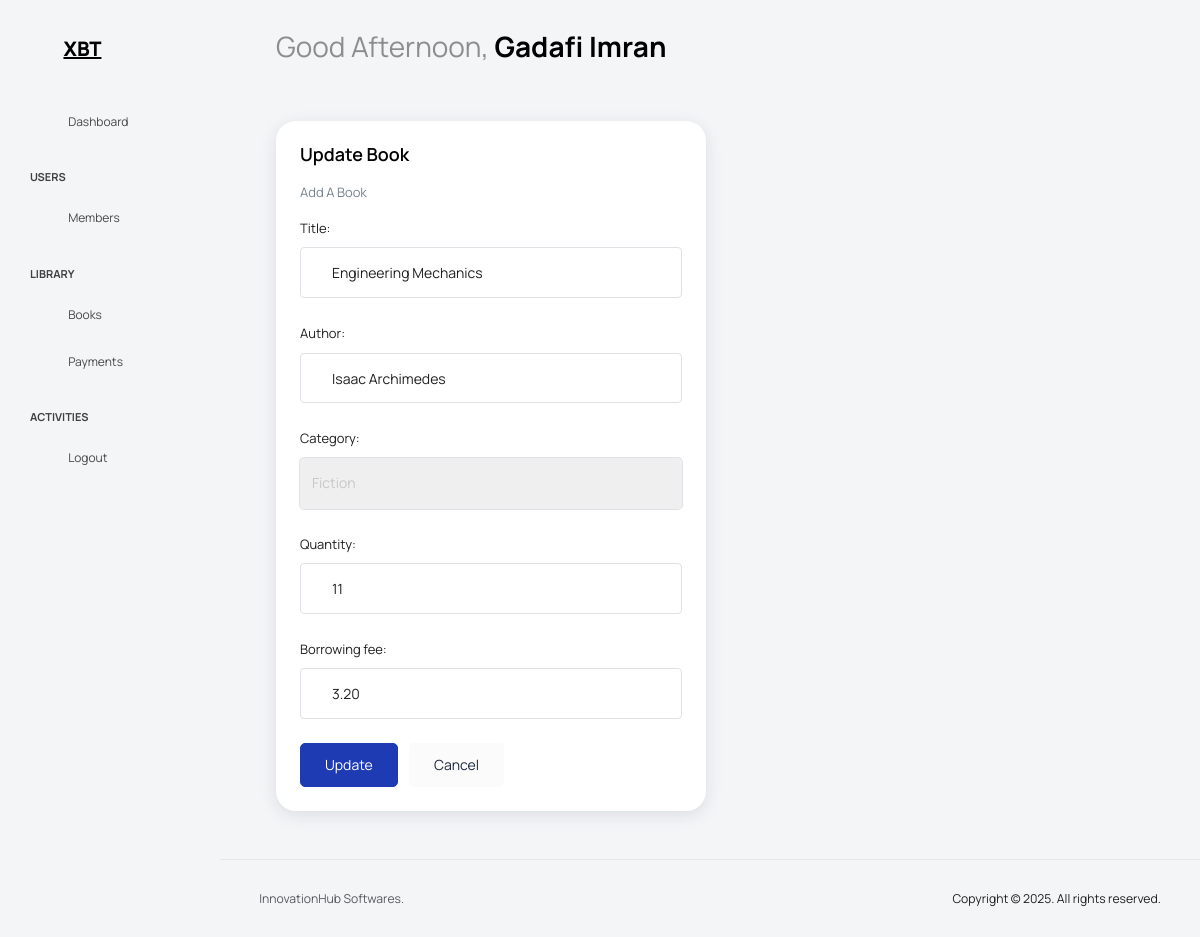
Before: /edit-book-details/book-d79aa0fb-3645-4d3c-b877-b1ca7cd0182d/ (signed in) with the older database file.
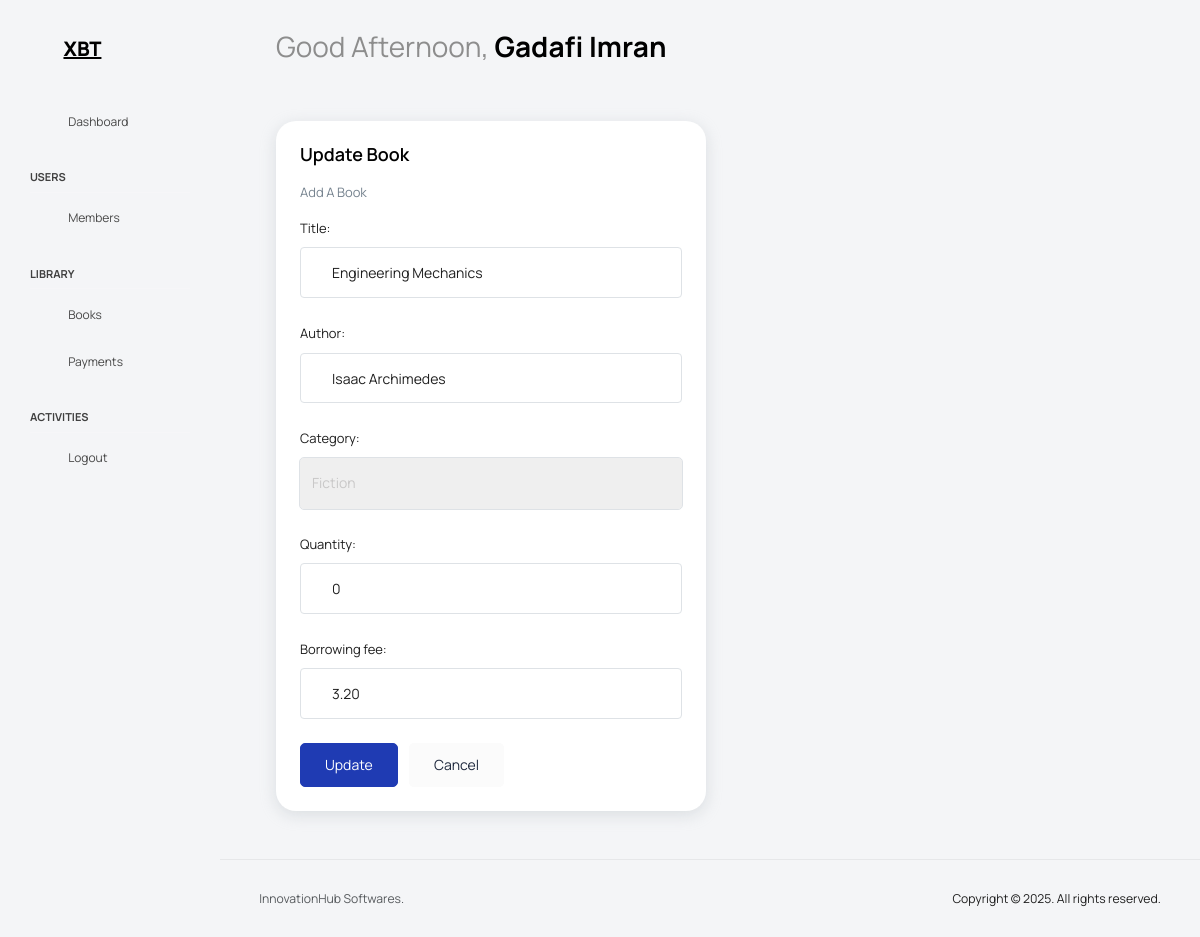
After: the same page with the newer database file.
### library/models.py (models this page shows, shortened)
class Book(AbstractBaseModel):
    title = models.CharField(max_length=100)
    author = models.CharField(max_length=100)
    category = models.CharField(max_length=20, choices=CATEGORY_CHOICES)
    quantity = models.PositiveIntegerField(default=0)
    borrowing_fee = models.DecimalField(
        max_digits=10, decimal_places=2, default=1.00, validators=[MinValueValidator(1.00)]
    )
    status = models.CharField(max_length=20, choices=STATUS_CHOICES, default="available")

### library/views.py (the view, shortened to what this page needs)
# urls.py: path("edit-book-details/<str:pk>/", UpdateBookDetailsView.as_view(), name="update-book"),
@method_decorator(login_required, name="dispatch")
class UpdateBookDetailsView(View):
    def get(self, request, *args, **kwargs):
        book = Book.objects.get(pk=kwargs["pk"])
        form = AddBookForm(instance=book)
        return render(request, "books/update-book.html", {"form": form, "book": book})

### library/forms.py
class AddBookForm(forms.ModelForm):
    title = forms.CharField(
        widget=forms.TextInput(attrs={"class": "form-control form-control-lg", "placeholder": "Enter Book Title"})
    )
    author = forms.CharField(
        widget=forms.TextInput(attrs={"class": "form-control form-control-lg", "placeholder": "Enter Book Author"})
    )
    category = forms.ChoiceField(
        choices=CATEGORY_CHOICES, widget=forms.Select(attrs={"class": "form-control form-control-lg"})
    )
    quantity = forms.IntegerField(
        widget=forms.NumberInput(attrs={"class": "form-control form-control-lg", "placeholder": "Enter Book Quantity"})
    )
    borrowing_fee = forms.DecimalField(
        widget=forms.NumberInput(attrs={"class": "form-control form-control-lg", "placeholder": "Enter Book Fee"})
    )
    class Meta:
        model = Book
        fields = ["title", "author", "category", "quantity", "borrowing_fee"]

### library/context_processors.py (called while the page is built)
def greeting(request):
    current_time = datetime.now().time()
    if current_time.hour < 12:
        greeting = "Morning"
    elif current_time.hour < 16:
        greeting = "Afternoon"
    else:
        greeting = "Evening"
    return {"greeting": greeting}

### templates/books/update-book.html (shortened to what this page needs)
{% extends 'base.html' %}
{% block content %}
<div class="row">
    <div class="col-md-6 grid-margin stretch-card">
      <div class="card">
        <div class="card-body">
          <h4 class="card-title">Update Book</h4>
          <p class="card-description">
            Add A Book
          </p>
          <form method="POST">
            <div class="form-group">
              {{ form.title.label_tag }}
              {{ form.title }}
            </div>
            <div class="form-group">
                {{ form.author.label_tag }}
                {{ form.author }}
            </div>
            <div class="form-group">
                {{ form.category.label_tag }}
                {{ form.category }}
            </div>
            <div class="form-group">
                {{ form.quantity.label_tag }}
                {{ form.quantity }}
            </div>
            <div class="form-group">
                {{ form.borrowing_fee.label_tag }}
                {{ form.borrowing_fee }}
            </div>
            <button type="submit" class="btn btn-primary btn-md me-2">Update</button>
            <a class="btn btn-light" href="{% url 'books' %}">Cancel</a>
          </form>
        </div>
      </div>
    </div>
  </div>
{% endblock %}

Changed rows visible on the page:
changed Book "Engineering Mechanics": quantity "11" → "0"
